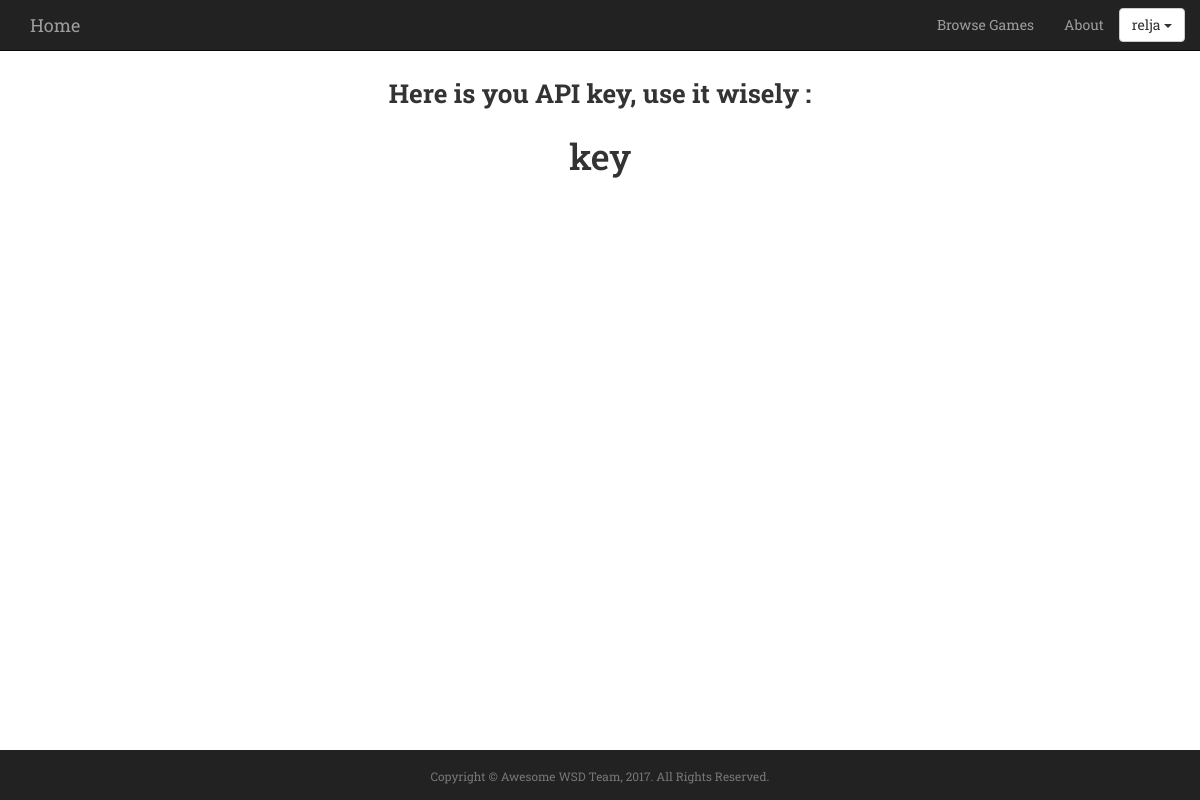
/registerForAPI/ (signed in), run on an earlier commit of the app's database.
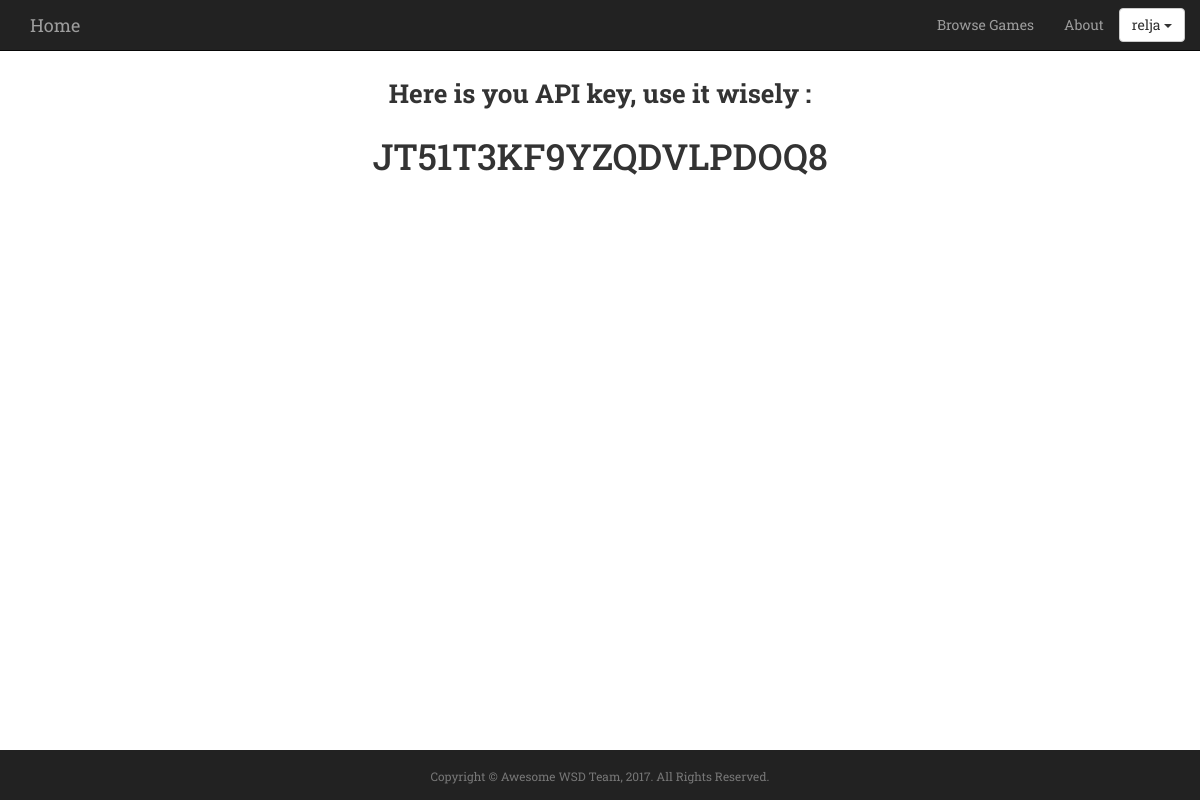
And on a later commit of the database.
### awsomeProject/models.py (models this page shows)
class UserProfile(models.Model):
	user = models.OneToOneField(User, on_delete=models.CASCADE, primary_key=True)
	isDeveloper = models.BooleanField()
	key = models.CharField(max_length = 300, default="")
	'''image = CloudinaryField('image')

	""" Informative name for mode """
	# TODO: IT DOENST WORK, YOU GET AttributeError: 'UserProfile' object has no attribute 'title' at return
	def __unicode__(self):
		try:
			public_id = self.image.public_id
		except AttributeError:
			public_id = ''
		return "Photo <%s:%s>" % (self.title, public_id)'''

### awsomeProject/views.py (the view)
# urls.py: url(r'^registerForAPI/$', views.registerForAPI, name='registerForAPI'),
@login_required(login_url ='/login/')
def registerForAPI(request):
    user = UserProfile.objects.get(user=request.user)
    if user.isDeveloper:
        if user.key == "":
            user.key = random_string_generator()
            user.save()
        return render(request, "registration/api.html", {"key" : user.key})
    else:
        return Http404

### awsomeProject/templates/registration/api.html
{% extends "base.html" %}
{% block main %}
<div class="col-md-12" id="logout">
	<div class="col-md-6 col-md-offset-3 col-sm-10 col-sm-offset-1 col-xs-10 col-xs-offset-1" style="margin-top: 20px">
		<div class="text-center">
			<label class="control-label section-font">Here is you API key, use it wisely : </label>
      <h1> {{key}} </h1>
		</div>
	</div>
</div>
{% endblock %}

What changed in the data, as far as the page shows it:
changed UserProfile: key "key" → "JT51T3KF9YZQDVLPDOQ8"
